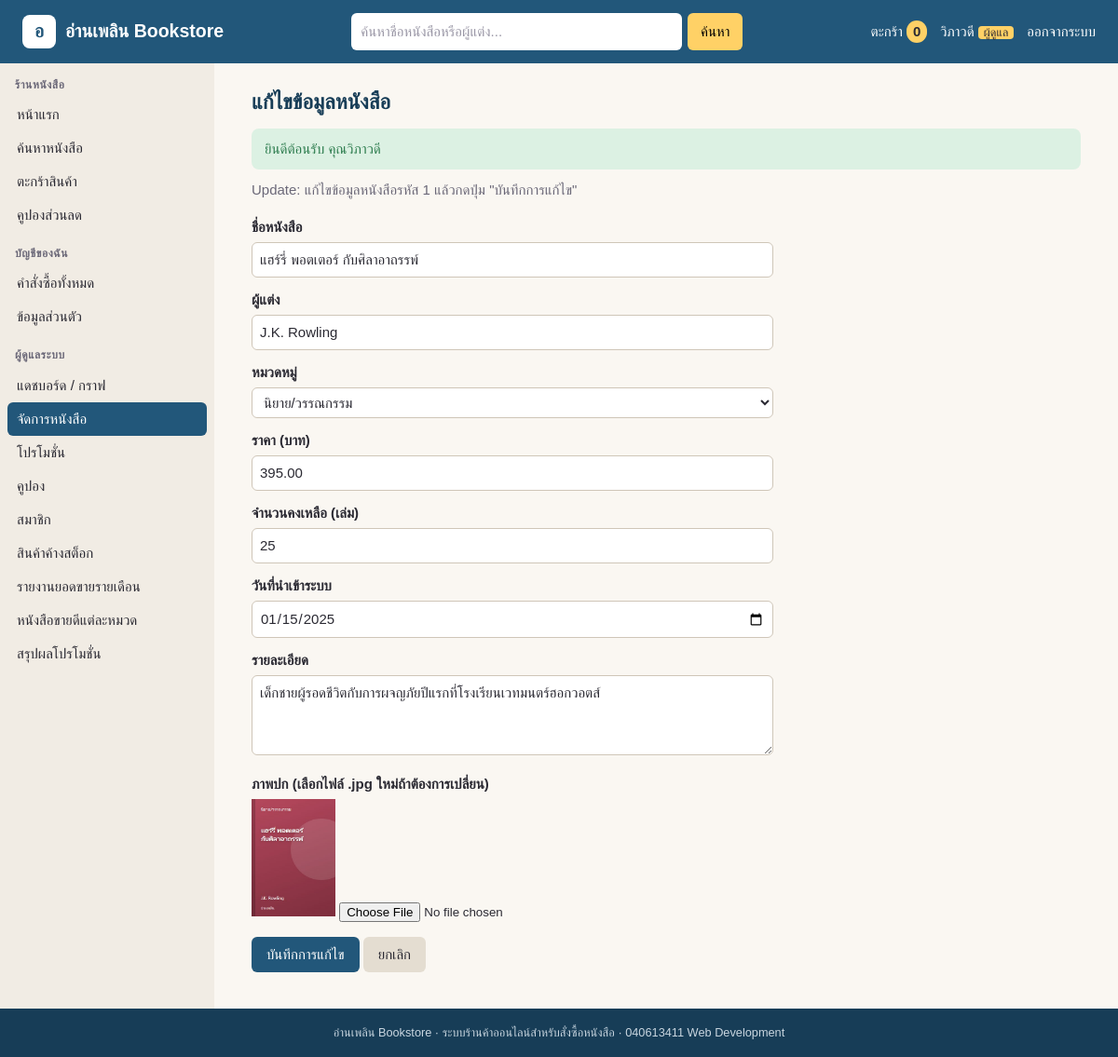
Page /bookshop/edit-book.php?book_id=1 (signed in) on the committed database.
### tables this page shows
CREATE TABLE book (
  book_id     INT AUTO_INCREMENT PRIMARY KEY,
  title       VARCHAR(200)  NOT NULL,
  author      VARCHAR(150)  NOT NULL,
  category_id INT           NOT NULL,
  price       DECIMAL(10,2) NOT NULL,
  stock       INT           NOT NULL DEFAULT 0,
  description TEXT,
  added_date  DATE          NOT NULL COMMENT 'วันที่นำเข้าระบบ ใช้คำนวณสินค้าค้างสต็อก',
  FOREIGN KEY (category_id) REFERENCES category(category_id)
);

CREATE TABLE category (
  category_id   INT AUTO_INCREMENT PRIMARY KEY,
  category_name VARCHAR(100) NOT NULL UNIQUE
);

### bookshop/functions.php (called while the page is built, shortened)
<?php
function cover($book_id) {
    return file_exists("img/" . (int)$book_id . ".jpg") ? "img/" . (int)$book_id . ".jpg" : "img/no-cover.jpg";
}
?>

### bookshop/edit-book.php (the view, shortened to what this page needs)
<?php include "connect.php"; ?>
<?php
include "header.php";
$stmt = $pdo->prepare("SELECT * FROM book WHERE book_id = ?");
$stmt->bindParam(1, $_GET["book_id"]);
$stmt->execute();
$row = $stmt->fetch();
$cats = $pdo->prepare("SELECT category_id, category_name FROM category ORDER BY category_id");
$cats->execute();
$cover = cover($row["book_id"]);
?>
<p class="lead">Update: แก้ไขข้อมูลหนังสือรหัส <?=$row["book_id"]?> แล้วกดปุ่ม "บันทึกการแก้ไข"</p>
<form class="edit" action="update-book.php" method="post" enctype="multipart/form-data">
  <label for="title">ชื่อหนังสือ</label>
  <input type="text" id="title" name="title" required maxlength="200" value="<?=htmlspecialchars($row["title"])?>">
  <label for="author">ผู้แต่ง</label>
  <input type="text" id="author" name="author" required maxlength="150" value="<?=htmlspecialchars($row["author"])?>">
  <label for="category_id">หมวดหมู่</label>
  <select id="category_id" name="category_id" required>
<?php while ($c = $cats->fetch()) : ?>
    <option value="<?=$c["category_id"]?>"<?=$c["category_id"] == $row["category_id"] ? " selected" : ""?>><?=$c["category_name"]?></option>
<?php endwhile; ?>
  </select>
  <label for="price">ราคา (บาท)</label>
  <input type="number" id="price" name="price" required min="1" max="99999" step="0.01" value="<?=$row["price"]?>">
  <label for="stock">จำนวนคงเหลือ (เล่ม)</label>
  <input type="number" id="stock" name="stock" required min="0" max="99999" step="1" value="<?=$row["stock"]?>">
  <label for="added_date">วันที่นำเข้าระบบ</label>
  <input type="date" id="added_date" name="added_date" required value="<?=$row["added_date"]?>">
  <label for="description">รายละเอียด</label>
  <textarea id="description" name="description" rows="3"><?=htmlspecialchars($row["description"])?></textarea>
  <label for="cover">ภาพปก (เลือกไฟล์ .jpg ใหม่ถ้าต้องการเปลี่ยน)</label>
  <img src="<?=$cover?>" width="90" alt="ภาพปกเดิม">
  <input type="file" id="cover" name="cover" accept="image/jpeg">
  <p>
    <input type="submit" value="บันทึกการแก้ไข">
    <a class="btn secondary" href="list-book.php">ยกเลิก</a>
  </p>
</form>
<?php include "footer.php"; ?>

### bookshop/style.css (style rules this page uses)
:root { --ink: #2b2a33; --muted: #6b6878; --paper: #faf7f2; --card: #ffffff; --line: #e6dfd4; --brand: #22577a; --brand-dark: #173d57; --brand-soft: #e3eef5; --sale: #c8553d; --good: #2e7d4f; --warn: #b7791f; }
* { box-sizing: border-box; }
html { background: var(--brand-dark); }
body { margin: 0; font-family: "Sarabun", "Leelawadee UI", Tahoma, sans-serif; font-size: 15px; line-height: 1.6; color: var(--ink); background: var(--paper); display: flex; flex-flow: column; min-height: 100vh; }
a { color: var(--brand); }
p.lead { margin: 0 0 16px; color: var(--muted); }
form.filter input:not([type="submit"]):not([type="checkbox"]), form.filter select, form.edit input:not([type="submit"]):not([type="checkbox"]):not([type="file"]), form.edit select, form.edit textarea, .inline-form input[type="text"], .inline-form input[type="number"], .checkout textarea { padding: 6px 8px; border: 1px solid #cfc6b8; border-radius: 6px; font: inherit; color: var(--ink); background: #fff; }
.btn, button.btn, input[type="submit"] { display: inline-block; padding: 7px 16px; border: 0; border-radius: 6px; background: var(--brand); color: #fff; font: inherit; text-decoration: none; cursor: pointer; }
.btn.secondary { background: #e4ddd1; color: var(--ink); }
form.edit { max-width: 560px; }
form.edit label { display: block; margin: 12px 0 4px; font-weight: bold; }
form.edit input[type="text"], form.edit input[type="email"], form.edit input[type="password"], form.edit input[type="tel"], form.edit input[type="number"], form.edit input[type="date"], form.edit select, form.edit textarea { width: 100%; }

### rows in the picture
book: book_id "1", title "แฮร์รี่ พอตเตอร์ กับศิลาอาถรรพ์", author "J.K. Rowling", category_id "นิยาย/วรรณกรรม", price "395.00", stock "25", added_date "01/15/2025", description "เด็กชายผู้รอดชีวิตกับการผจญภัยปีแรกที่โรงเรียนเวทมนตร์ฮอกวอตส์"

### other values in the picture
$shop_name "อ่านเพลิน Bookstore"
cart_count($pdo) "0"
$_SESSION["first_name"] "วิภาวดี"
$group "ร้านหนังสือ"
$label "หน้าแรก"
$label "ค้นหาหนังสือ"
$label "ตะกร้าสินค้า"
$label "คูปองส่วนลด"
$group "บัญชีของฉัน"
$label "คำสั่งซื้อทั้งหมด"
$label "ข้อมูลส่วนตัว"
$group "ผู้ดูแลระบบ"
$label "แดชบอร์ด / กราฟ"
$label "จัดการหนังสือ"
$label "โปรโมชั่น"
